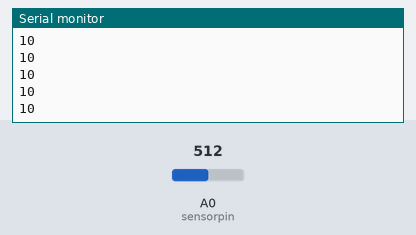
The sketch below on a simulated Arduino Uno, built with avr-gcc and run on an emulated ATmega328P. On the bench: the last lines printed to the serial monitor. The inputs (shaded band) are chosen by the test bench; at power-on: A0 (sensorpin) = 512.

Above: at 1.2 s.
1.3 s: A0 (sensorpin) set to 716
At 1.47 s:
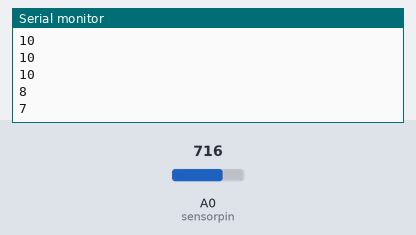
2.8 s: A0 (sensorpin) set to 900
At 2.82 s:
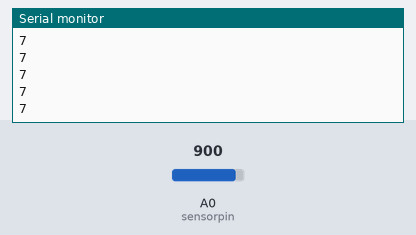
Timing chart, 0 to 5.8 s (numbered marks = the images above; inputs shaded):
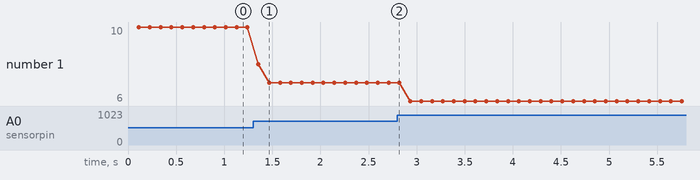

Measured:
- after the input at 1.3 s, the serial monitor: prints a new line after 0.05 s (image 1)
- plotted number 1: 10 → 7 after the input at 1.3 s, 7 → 6 after the input at 2.8 s

The sketch:

sharp.ino
```cpp
int sensorpin = 0;
unsigned long int val = 0;

void setup()
{
  Serial.begin(9600);
}

void loop()
{
  for(int i = 0 ; i <= 100 ; i++)
  {
    val = val + analogRead(sensorpin);
    delay(1);
  }
   val = 10799*pow(val/100,-1.15)+2;
   Serial.println (val);
   val = 0;
}
```
